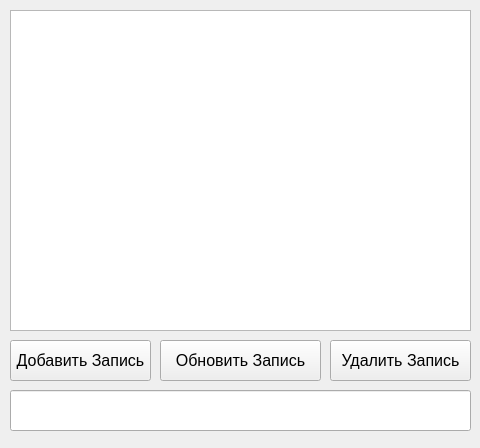
<?xml version="1.0" encoding="UTF-8"?>
<ui version="4.0">
 <class>MainWindow</class>
 <widget class="QMainWindow" name="MainWindow">
  <property name="geometry">
   <rect>
    <x>0</x>
    <y>0</y>
    <width>480</width>
    <height>448</height>
   </rect>
  </property>
  <property name="windowTitle">
   <string>Эспрессо</string>
  </property>
  <widget class="QWidget" name="centralwidget">
   <widget class="QTableView" name="tableView">
    <property name="geometry">
     <rect>
      <x>10</x>
      <y>10</y>
      <width>461</width>
      <height>321</height>
     </rect>
    </property>
   </widget>
   <widget class="QPushButton" name="pushButton">
    <property name="geometry">
     <rect>
      <x>10</x>
      <y>340</y>
      <width>141</width>
      <height>41</height>
     </rect>
    </property>
    <property name="font">
     <font>
      <pointsize>12</pointsize>
     </font>
    </property>
    <property name="text">
     <string>Добавить Запись</string>
    </property>
   </widget>
   <widget class="QPushButton" name="pushButton_2">
    <property name="geometry">
     <rect>
      <x>330</x>
      <y>340</y>
      <width>141</width>
      <height>41</height>
     </rect>
    </property>
    <property name="font">
     <font>
      <pointsize>12</pointsize>
     </font>
    </property>
    <property name="text">
     <string>Удалить Запись</string>
    </property>
   </widget>
   <widget class="QLineEdit" name="lineEdit">
    <property name="geometry">
     <rect>
      <x>10</x>
      <y>390</y>
      <width>461</width>
      <height>41</height>
     </rect>
    </property>
   </widget>
   <widget class="QPushButton" name="pushButton_3">
    <property name="geometry">
     <rect>
      <x>160</x>
      <y>340</y>
      <width>161</width>
      <height>41</height>
     </rect>
    </property>
    <property name="font">
     <font>
      <pointsize>12</pointsize>
     </font>
    </property>
    <property name="text">
     <string>Обновить Запись</string>
    </property>
   </widget>
  </widget>
 </widget>
 <resources/>
 <connections/>
</ui>
